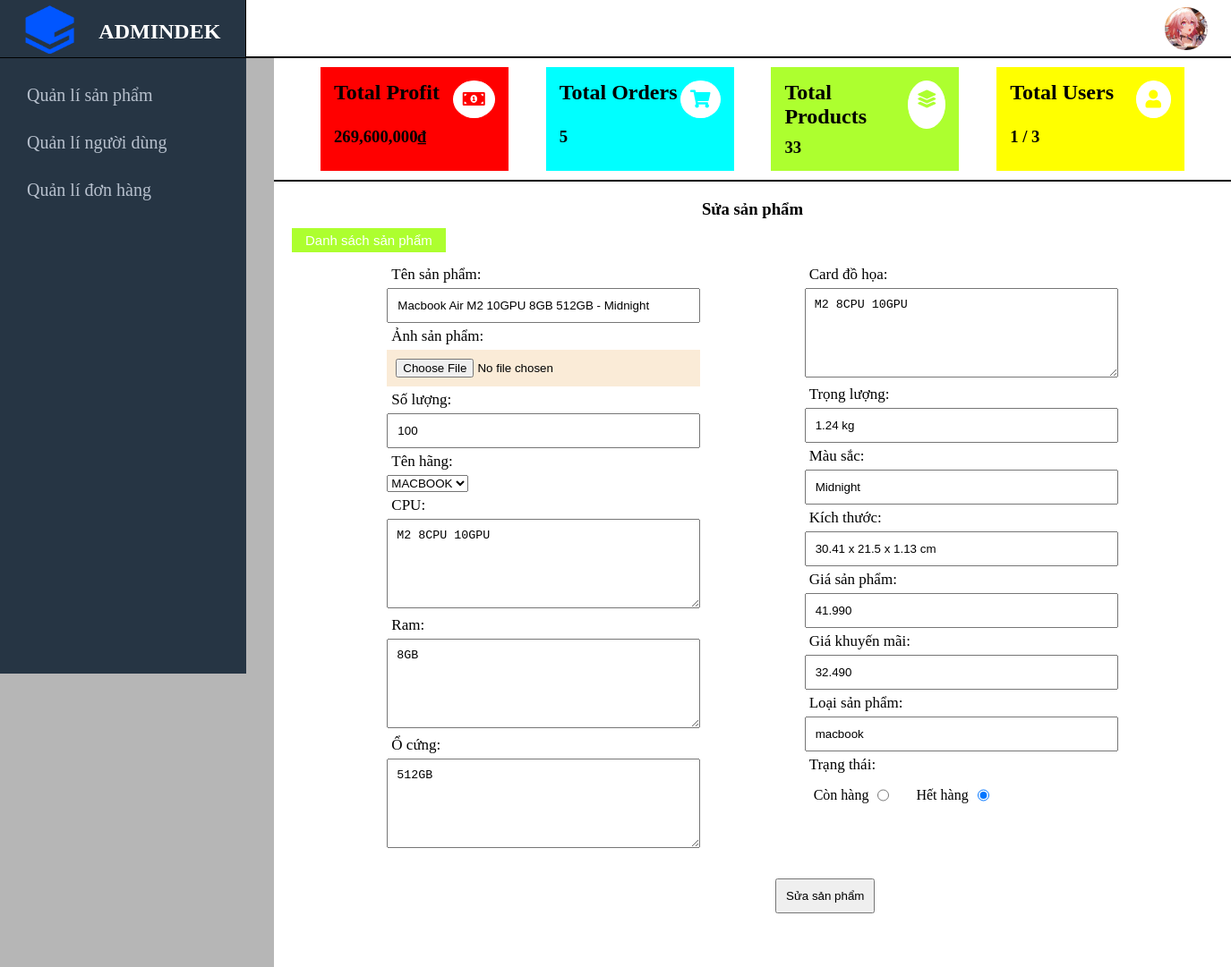
The page /admin.php?type=fixed_product&id=84 (signed in) on the database its author committed.
### tables this page shows
CREATE TABLE `product` (
  `id` int(11) NOT NULL,
  `name` varchar(200) NOT NULL,
  `image` text DEFAULT NULL,
  `quantity` text DEFAULT NULL,
  `price` float(10,3) DEFAULT 0.000,
  `sale_price` float(10,3) DEFAULT 0.000,
  `id_hang` int(11) DEFAULT NULL,
  `category` text NOT NULL,
  `cpu` text DEFAULT NULL,
  `ram` text DEFAULT NULL,
  `o_cung` text DEFAULT NULL,
  `card_do_hoa` text DEFAULT NULL,
  `trong_luong` text DEFAULT NULL,
  `mau_sac` text DEFAULT NULL,
  `kich_thuoc` text DEFAULT NULL,
  `status` tinyint(4) NOT NULL DEFAULT 1
);

### fixed_product.php (the view, shortened to what this page needs)
<?php
if (isset($_GET['id'])) {
    $id_product = $_GET['id'];
    $sql = "SELECT product.*, hang.name AS 'name_hang' FROM product JOIN hang ON product.id_hang = hang.id WHERE product.id = $id_product";
    $result = mysqli_query($conn, $sql);
    $hangg = mysqli_query($conn, "SELECT * FROM hang");
    if (mysqli_num_rows($result) > 0) {
        $product = mysqli_fetch_assoc($result);
    } else {
        $error_fixed1 = "Không tìm thấy sản phẩm";
        header('location: admin.php?type=manager_product');
        exit();
    }
} else {
    $error_fixed2 = "Không tìm thấy ID sản phẩm";
    header('location: admin.php?type=manager_product');
    exit();
}
?>
<!DOCTYPE html>
<html lang="en">
<head>
    <link rel="stylesheet" href="./Css/styles.css">
    <link rel="stylesheet" href="./Css/responsive_home.css">
</head>
<body>
    <div class="header_add_product">
        <div class="title_add_product">
            <h3>Sửa sản phẩm</h3>
        </div>
        <div class="operation_add_product">
            <button><a href="admin.php?type=manager_product">Danh sách sản phẩm</a></button>
        </div>
        <div class="frame_form_add_product">
            <form class="" action="" method="POST" role="form" enctype="multipart/form-data">
                <div class="form_add_product">
                    <div>
                        <div class="form-group">
                            <label class="title_info" for="">Tên sản phẩm:</label>
                            <input value="<?php echo $product['name']; ?>" type="text" class="form-control" id="" name="name" placeholder="Nhập tên sản phẩm" required="required">
                        </div>
                        <div class="form-group img_product">
                            <label class="title_info" for="">Ảnh sản phẩm:</label>
                            <input type="file" class="form-control" id="" name="image" placeholder="Ảnh sản phẩm">
                        </div>
                        <div class="form-group">
                            <label class="title_info" for="">Số lượng:</label>
                            <input value="<?php echo $product['quantity']; ?>" type="text" class="form-control" id="" name="quantity" placeholder="Nhập số lượng sản phẩm" required="required">
                        </div>
                        <div class="form-group">
                            <label class="title_info" for="">Tên hãng:</label>
                            <select name="id_hang" id="input" class="form-control" required="required">
                                <?php
                                while ($cet = mysqli_fetch_assoc($hangg)) {
                                    $selected = ($cet['id'] == $product['id_hang']) ? "selected" : "";
                                    echo "<option value='" . $cet['id'] . "' $selected>" . $cet['name'] . "</option>";
                                }
                                ?>
                            </select>
                        </div>
                        <div class="form-group">
                            <label class="title_info" for="">CPU:</label>
                            <textarea type="text" class="form-control content_product" id="" name="cpu" placeholder="CPU của sản phẩm"><?php echo $product['cpu']; ?></textarea>
                        </div>
                        <div class="form-group">
                            <label class="title_info" for="">Ram:</label>
                            <textarea type="text" class="form-control content_product" id="" name="ram" placeholder="Ram của sản phẩm"><?php echo $product['ram']; ?></textarea>
                        </div>
                        <div class="form-group">
                            <label class="title_info" for="">Ổ cứng:</label>
                            <textarea type="text" class="form-control content_product" id="" name="o_cung" placeholder="Ổ cứng của sản phẩm"><?php echo $product['o_cung']; ?></textarea>
                        </div>
                    </div>
                    <div>
                        <div class="form-group">
                            <label class="title_info" for="">Card đồ họa:</label>
                            <textarea type="text" class="form-control content_product" id="" name="card_do_hoa" placeholder="Card đồ họa của sản phẩm"><?php echo $product['card_do_hoa']; ?></textarea>
                        </div>
                        <div class="form-group">
                            <label class="title_info" for="">Trọng lượng:</label>
                            <input value="<?php echo $product['trong_luong']; ?>" type="text" class="form-control" id="" name="trong_luong" placeholder="Trọng lượng của sản phẩm" required="required">
                        </div>
                        <div class="form-group">
                            <label class="title_info" for="">Màu sắc:</label>
                            <input value="<?php echo $product['mau_sac']; ?>" type="text" class="form-control" id="" name="mau_sac" placeholder="Màu sắc của sản phẩm" required="required">
                        </div>
                        <div class="form-group">
                            <label class="title_info" for="">Kích thước:</label>
                            <input value="<?php echo $product['kich_thuoc']; ?>" type="text" class="form-control" id="" name="kich_thuoc" placeholder="Kích thước của sản phẩm" required="required">
                        </div>
                        <div class="form-group">
                            <label class="title_info" for="">Giá sản phẩm:</label>
                            <input value="<?php echo $product['price']; ?>" type="text" class="form-control" id="" name="price" placeholder="Nhập giá sản phẩm (lưu ý: 1 triệu thì nhập 1.000)" required="required">
                        </div>
                        <div class="form-group">
                            <label class="title_info" for="">Giá khuyến mãi:</label>
                            <input value="<?php echo $product['sale_price']; ?>" type="text" class="form-control" id="" name="sale_price" placeholder="Nhập giá khuyến mãi (lưu ý: 1 triệu thì nhập 1.000)" required="required">
                        </div>
                        <div class="form-group">
                            <label class="title_info" for="">Loại sản phẩm:</label>
                            <input value="<?php echo $product['category']; ?>" type="text" class="form-control" id="" name="category" placeholder="Nhập loại vd: gaming, hoc-tap-van-phong, macbook" required="required">
                        </div>
                        <div class="form-group">
                            <label class="title_info" for="">Trạng thái:</label>
                            <div class="checkboxx">
                                <div class="checkbox-container">
                                    <label>Còn hàng</label>
                                    <input type="radio" name="status" value="1" id="duyet" checked="checked">
                                </div>
                                <div class="checkbox-container checkbox-sold-out">
                                    <label>Hết hàng</label>
                                    <input type="radio" name="status" value="0" id="chuaduyet" checked="checked">
                                </div>
                            </div>
                        </div>
                    </div>
                </div>
                <button type="submit">Sửa sản phẩm</button>
            </form>
        </div>
    </div>
</body>
</html>

### Css/styles.css (style rules this page uses)
* { box-sizing: border-box; margin: 0; padding: 0; }
html body { background-color: #b6b6b6; overflow-y: scroll; flex-grow: 1; }
.header_add_product { background-color: white; padding: 10px; }
.header_add_product .title_add_product { text-align: center; margin-top: 10px; }
.header_add_product .operation_add_product button a { text-decoration: none; font-size: 15px; color: white; padding: 10px; }
.header_add_product .operation_add_product button { background-color: greenyellow; margin: 10px; padding: 5px; border: none; }
.header_add_product .frame_form_add_product form .title_info { display: block; padding: 5px; font-size: 17px; }
.header_add_product .frame_form_add_product form input { display: block; padding: 10px; width: 350px; }
.header_add_product .frame_form_add_product .form_add_product { display: flex; justify-content: space-evenly; }
.header_add_product .frame_form_add_product .form_add_product .img_product input { width: 350px; background-color: antiquewhite; cursor: pointer; }
.header_add_product .frame_form_add_product form button { padding: 10px; margin-top: 30px; margin-left: 550px; margin-bottom: 50px; }
.header_add_product .frame_form_add_product form .content_product { width: 350px; height: 100px; padding: 10px; }
.header_add_product form .checkboxx { display: flex; }
.header_add_product form .checkboxx .checkbox-container { display: flex; }
.header_add_product form .checkboxx .checkbox-container input { width: auto; padding: 10px; }
.header_add_product form .checkboxx .checkbox-container label { width: auto; padding: 10px; }
.header_add_product form .checkboxx .checkbox-sold-out { margin-left: 20px; }

### rows shown on the page
product: name "Macbook Air M2 10GPU 8GB 512GB - Midnight", quantity "100", cpu "M2 8CPU 10GPU", ram "8GB", o_cung "512GB", card_do_hoa "M2 8CPU 10GPU", trong_luong "1.24 kg", mau_sac "Midnight", kich_thuoc "30.41 x 21.5 x 1.13 cm", price "41.990", sale_price "32.490", category "macbook"

### other values the page prints
$totalRevenue * 1000 "269,600"
$totalOrders "5"
$totalProducts "33"
$onlineUsers "1"
$totalUsers "3"
form field id_hang "MACBOOK"
